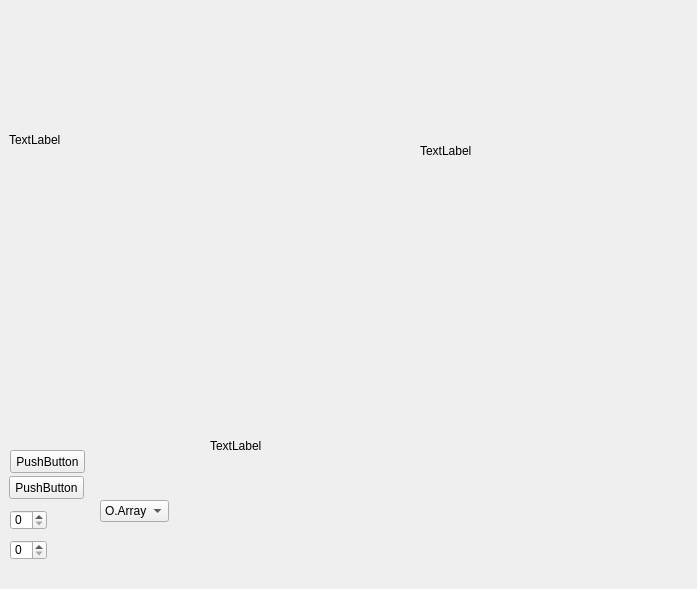
<?xml version="1.0" encoding="UTF-8"?>
<ui version="4.0">
 <class>Form</class>
 <widget class="QWidget" name="Form">
  <property name="geometry">
   <rect>
    <x>0</x>
    <y>0</y>
    <width>697</width>
    <height>589</height>
   </rect>
  </property>
  <property name="windowTitle">
   <string>Form</string>
  </property>
  <widget class="QPushButton" name="pushButton">
   <property name="geometry">
    <rect>
     <x>10</x>
     <y>450</y>
     <width>75</width>
     <height>23</height>
    </rect>
   </property>
   <property name="text">
    <string>PushButton</string>
   </property>
  </widget>
  <widget class="QPushButton" name="pushButton_2">
   <property name="geometry">
    <rect>
     <x>9</x>
     <y>476</y>
     <width>75</width>
     <height>23</height>
    </rect>
   </property>
   <property name="text">
    <string>PushButton</string>
   </property>
  </widget>
  <widget class="QSpinBox" name="spinBox_TE">
   <property name="geometry">
    <rect>
     <x>10</x>
     <y>510</y>
     <width>37</width>
     <height>20</height>
    </rect>
   </property>
  </widget>
  <widget class="QSpinBox" name="spinBox_FA">
   <property name="geometry">
    <rect>
     <x>10</x>
     <y>540</y>
     <width>37</width>
     <height>20</height>
    </rect>
   </property>
  </widget>
  <widget class="QLabel" name="phantom1">
   <property name="geometry">
    <rect>
     <x>9</x>
     <y>9</y>
     <width>261</width>
     <height>261</height>
    </rect>
   </property>
   <property name="text">
    <string>TextLabel</string>
   </property>
  </widget>
  <widget class="QLabel" name="phantom2">
   <property name="geometry">
    <rect>
     <x>420</x>
     <y>40</y>
     <width>251</width>
     <height>221</height>
    </rect>
   </property>
   <property name="text">
    <string>TextLabel</string>
   </property>
  </widget>
  <widget class="QLabel" name="phantom3">
   <property name="geometry">
    <rect>
     <x>210</x>
     <y>330</y>
     <width>321</width>
     <height>231</height>
    </rect>
   </property>
   <property name="text">
    <string>TextLabel</string>
   </property>
  </widget>
  <widget class="QComboBox" name="comboBox_sp">
   <property name="geometry">
    <rect>
     <x>100</x>
     <y>500</y>
     <width>69</width>
     <height>22</height>
    </rect>
   </property>
   <item>
    <property name="text">
     <string>O.Array</string>
    </property>
   </item>
   <item>
    <property name="text">
     <string>T1</string>
    </property>
   </item>
   <item>
    <property name="text">
     <string>T2</string>
    </property>
   </item>
   <item>
    <property name="text">
     <string>PD</string>
    </property>
   </item>
  </widget>
 </widget>
 <resources/>
 <connections/>
</ui>
